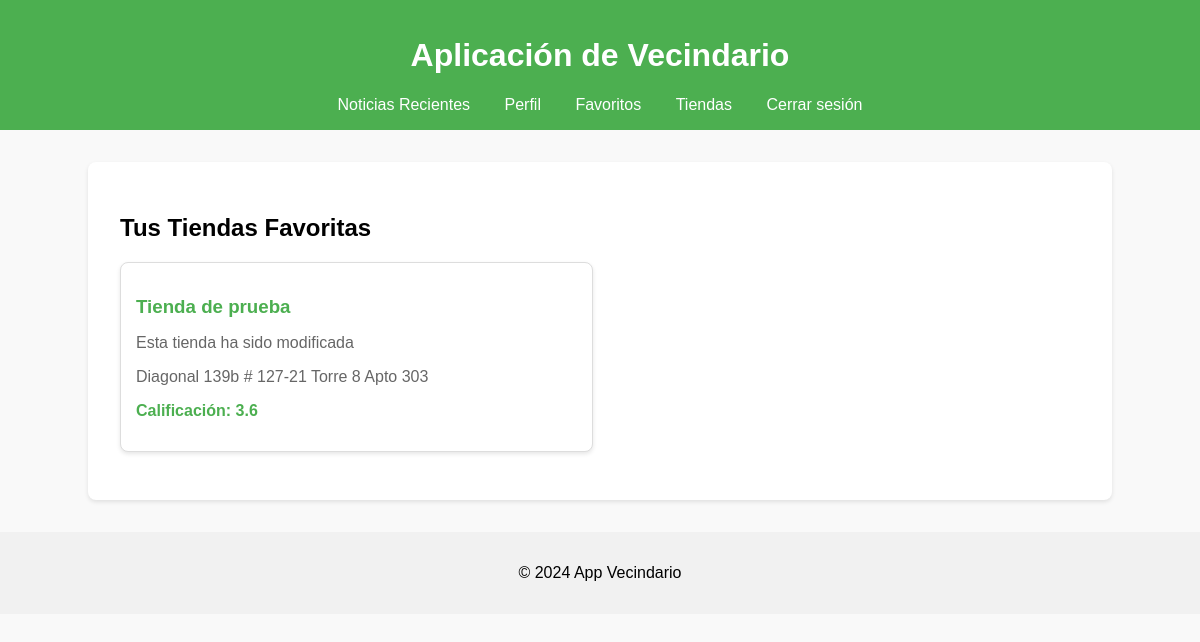
/favorites (signed in), run on the app's committed database.
### models.py (models this page shows)
class Store(db.Model):
    __tablename__ = 'store'
    id = db.Column(db.Integer, primary_key=True)
    name = db.Column(db.String(120), nullable=False)
    description = db.Column(db.Text, nullable=True)
    address = db.Column(db.String(255), nullable=True)
    rating = db.Column(db.Float, nullable=False, default=0)
    owner_id = db.Column(db.Integer, db.ForeignKey('user.id'), nullable=False)
    suspended_until = db.Column(db.DateTime, nullable=True)  # Nuevo: para suspender la tienda
    store_products = db.relationship('Product', backref='store_relation', lazy=True)
    comments = db.relationship('Comment', backref='store', lazy=True)
    news = db.relationship('News', backref='store', lazy=True)

### app.py (the view)
@app.route('/favorites')
def favorites():
    if 'user_id' not in session:
        return redirect('/login')
    user_id = session['user_id']
    favorite_stores = (
        Store.query
        .join(user_favorites)
        .filter(user_favorites.c.user_id == user_id)
        .all()
    )
    return render_template('favorites.html', favorite_stores=favorite_stores)

### app.py (called while the page is built)
@app.context_processor
def inject_user():
    user = None
    if 'user_id' in session:
        user = User.query.get(session['user_id'])
    return dict(user=user)

def check_user_suspended(user):
    if user.suspended_until and user.suspended_until > datetime.utcnow():
        return True
    return False

@app.before_request
def before_request():
    if 'user_id' in session:
        user = User.query.get(session['user_id'])
        if check_user_suspended(user):
            flash('Tu cuenta ha sido suspendida temporalmente.', 'error')
            return redirect('/login')

### templates/favorites.html (shortened to what this page needs)
{% extends "base.html" %}
{% block content %}
<div class="favorites-container">
    <h2>Tus Tiendas Favoritas</h2>
    {% if favorite_stores %}
    {% for store in favorite_stores %}
    <div class="store-card">
        {% if store.suspended_until %}
        <p class="suspended-message">Esta tienda está temporalmente suspendida.</p>
        <h3>{{ store.name }}</h3>
        <p class="store-description">{{ store.description }}</p>
        <p class="store-address">{{ store.address }}</p>
        <p class="store-rating">Calificación: {{ store.rating | round(1) }}</p>
        {% else %}
        <a href="/store/{{ store.id }}" class="store-card-link">
            <h3>{{ store.name }}</h3>
            <p class="store-description">{{ store.description }}</p>
            <p class="store-address">{{ store.address }}</p>
            <p class="store-rating">Calificación: {{ store.rating | round(1) }}</p>
        </a>
        {% endif %}
    </div>
    {% endfor %}
    {% else %}
    <p>No tienes tiendas favoritas.</p>
    {% endif %}
</div>
{% endblock %}

### static/styles.css (style rules this page uses)
body { font-family: 'Arial', sans-serif; background-color: #f9f9f9; margin: 0; padding: 0; }
.store-card { background-color: #ffffff; border: 1px solid #ddd; border-radius: 8px; padding: 15px; width: calc(48% - 20px); box-shadow: 0 2px 4px rgba(0, 0, 0, 0.1); transition: transform 0.2s; margin-bottom: 1rem; }
.store-card-link { text-decoration: none; color: #333; }
.store-rating { font-weight: bold; color: #4CAF50; }
.store-card h3 { color: #4CAF50; margin-bottom: 10px; }
.store-card-link h3 { margin-bottom: 10px; color: #4CAF50; }
.store-description, .store-address { color: #666; margin-bottom: 5px; }

### data on the page
Store: name "Tienda de prueba", description "Esta tienda ha sido modificada", address "Diagonal 139b # 127-21 Torre 8 Apto 303", rating "3.6"
